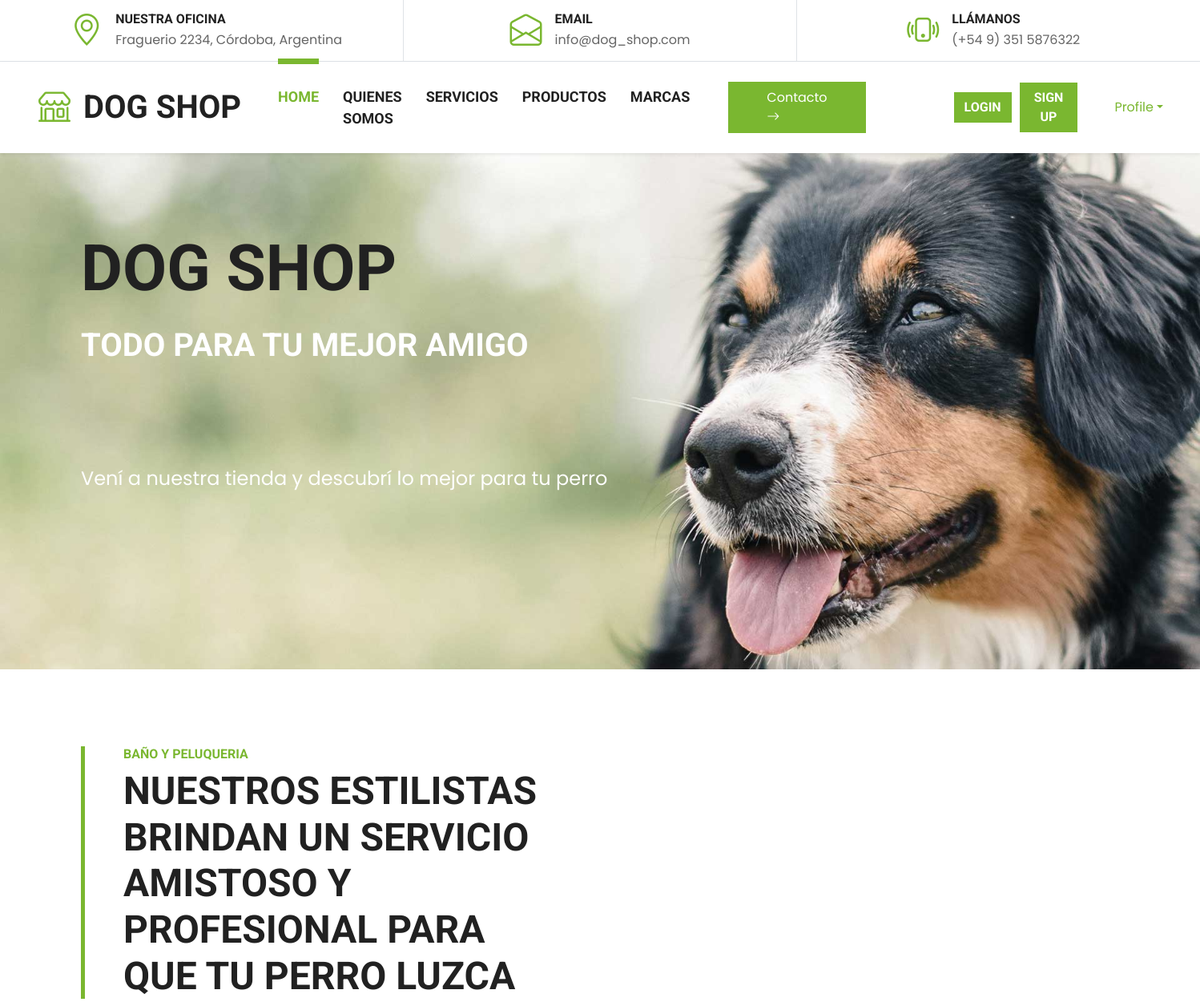
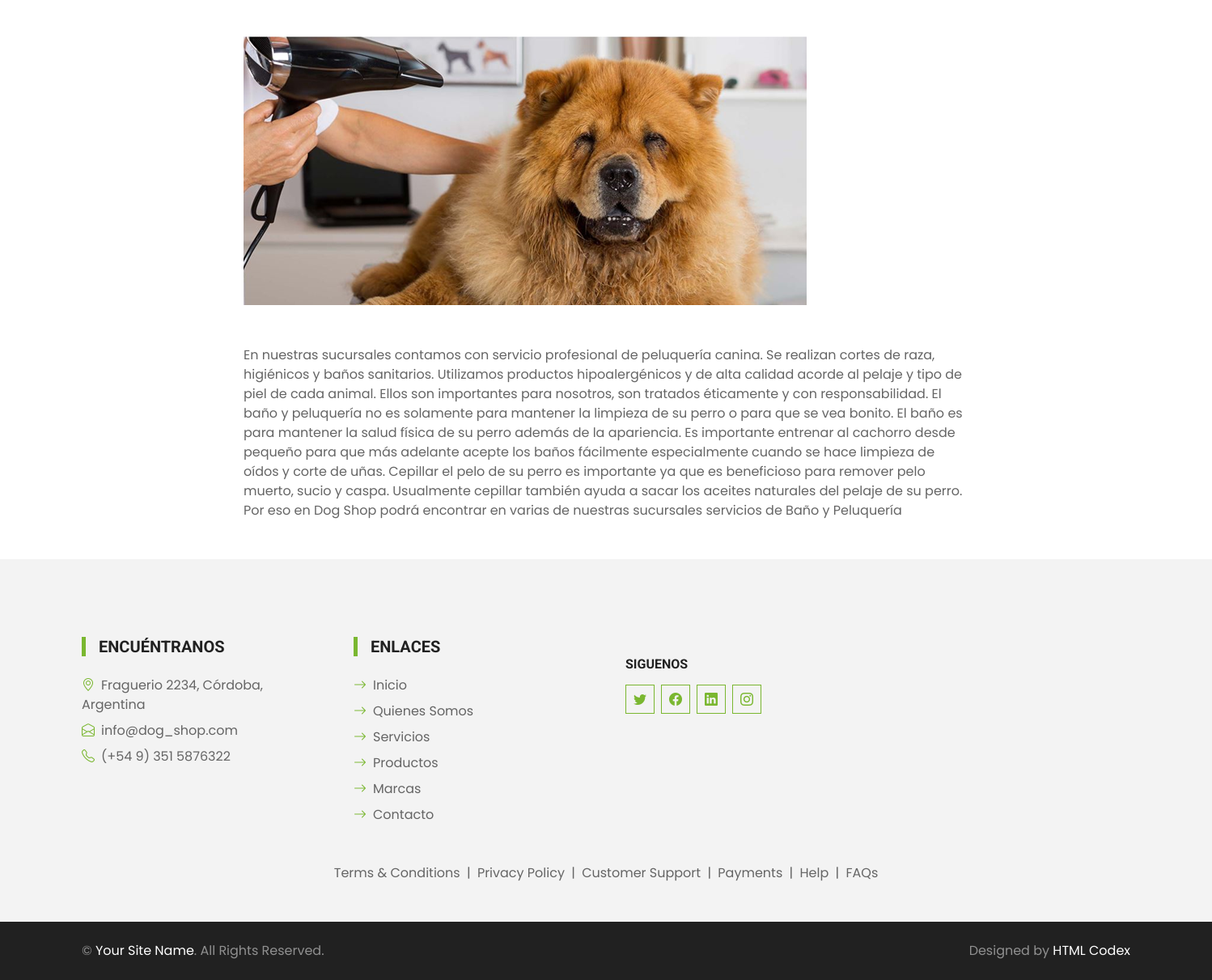
The app's page /dog_shop/leerMasServicios/1/ with its own data (2 pictures, top to bottom).
### dog_shop/models.py (models this page shows, shortened)
class LeerMasServicios(models.Model):
    titulo = models.CharField(max_length=100)
    subtitulo = models.CharField(max_length=100)
    descripcion = models.CharField(max_length=10000)
    imagen = models.ImageField(upload_to= 'leerMasServicios', null =True, blank=True)

### dog_shop/views.py (the view)
# urls.py: path('leerMasServicios/<int:id>/', leerMasServicios, name= "LeerMasServicios"),
def leerMasServicios(request, id):
    lms = LeerMasServicios.objects.get(id = id)
    return render(request, 'leerMasServicios.html', {'lms':lms})

### dog_shop/Templates/leerMasServicios.html (shortened to what this page needs)
{% extends 'base.html' %}
{% load static %}
{% block contenido_que_cambia %}
<div class="container-fluid pt-5">
    <div class="container">
        <div class="border-start border-5 border-primary ps-5 mb-5" style="max-width: 600px;">
            <h6 class="text-primary text-uppercase">{{lms.titulo}}</h6>
            <h1 class="display-5 text-uppercase mb-0">{{lms.subtitulo}}</h1>
        </div>
        <div style="margin-left: 200px; margin-right: 200px;">
            <img src="{{lms.imagen.url}}" alt="Imagen_Servicio">
            <div style="padding-top: 50px;">
                <p>
                    {{lms.descripcion}}
                </p>
            </div>
        </div>
    </div>
</div>
{% endblock contenido_que_cambia %}

### dog_shop/static/css/style.css (style rules this page uses)
:root { --primary: #7AB730; --secondary: #FFD33C; --light: #F3F3F3; --dark: #212121; }

### records on screen
LeerMasServicios: titulo "BAÑO Y PELUQUERIA", subtitulo "NUESTROS ESTILISTAS BRINDAN UN SERVICIO AMISTOSO Y PROFESIONAL PARA QUE TU PERRO LUZCA", imagen (picture), descripcion "En nuestras sucursales contamos con servicio profesional de peluquería canina. Se realizan cortes de raza, higiénicos y baños sanitarios. Utilizamos productos hipoalergénicos y de alta calidad acorde al pelaje y tipo de piel de cada animal. Ellos son importantes para nosotros, son tratados éticamente y con responsabilidad. El baño y peluquería no es solamente para mantener la limpieza de su perro o para que se vea bonito. El baño es para mantener la salud física de su perro además de la apariencia. Es importante entrenar al cachorro desde pequeño para que más adelante acepte los baños fácilmente especialmente cuando se hace limpieza de oídos y corte de uñas. Cepillar el pelo de su perro es…"
